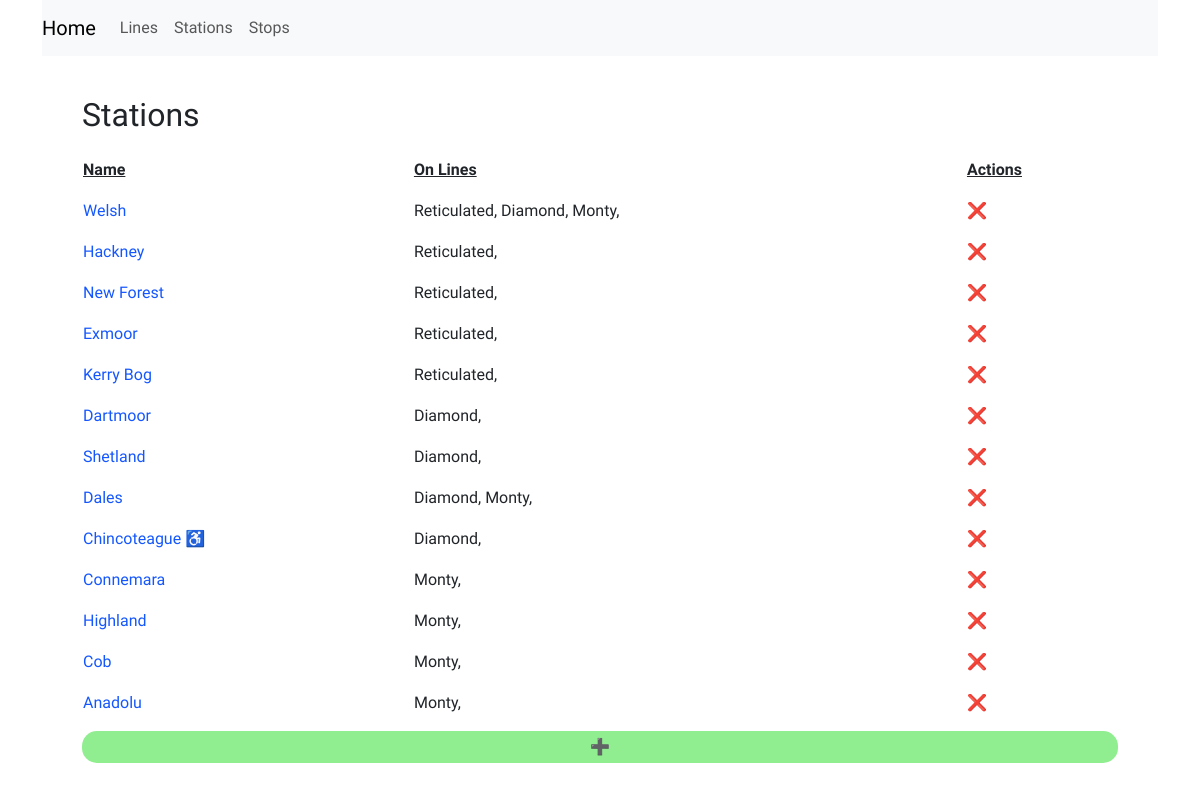
Page /stations/ on the earlier database version.
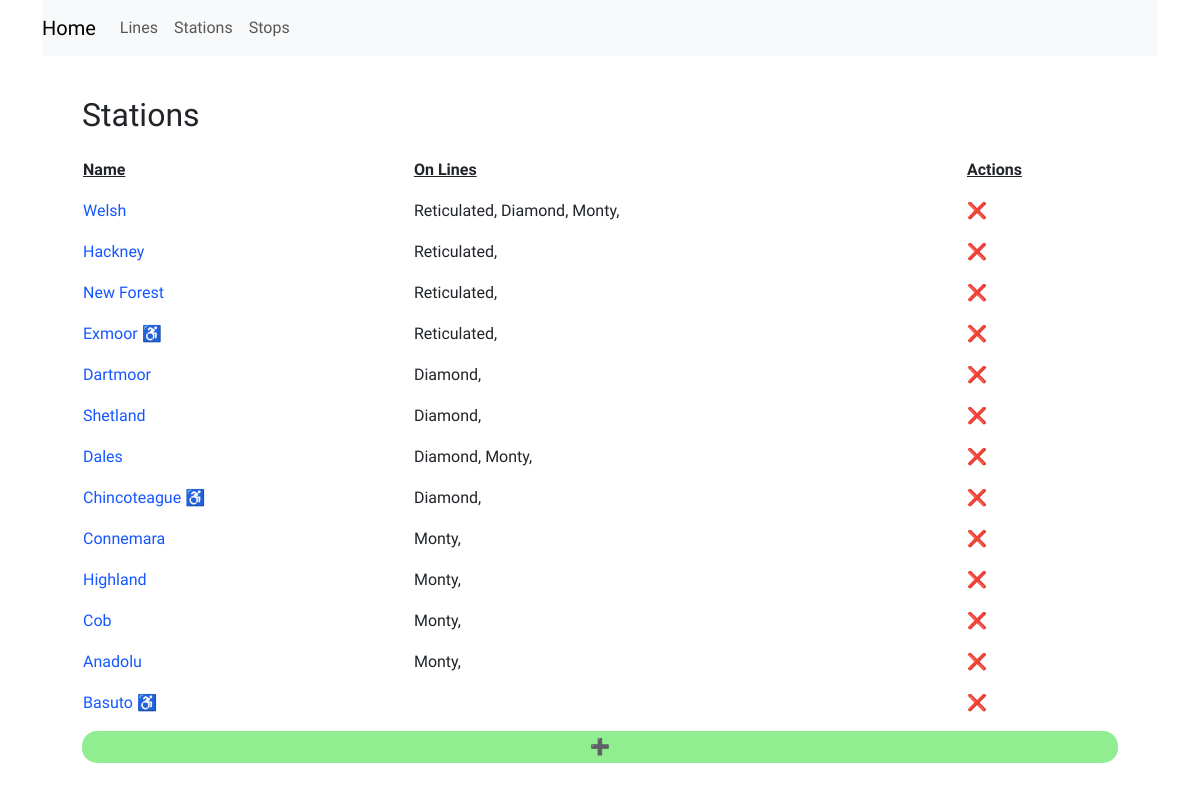
Same page on the later database version.
### routes/models.py (models this page shows, shortened)
class Station(models.Model):
    name = models.CharField(unique=True, max_length=200)
    accessible = models.BooleanField(default=False)

class Stop(models.Model):
    class Meta:
        unique_together = (('line', 'stop_number'))
    line = models.ForeignKey(Line, on_delete=models.CASCADE)
    station = models.ForeignKey(Station, on_delete=models.CASCADE)
    stop_number = models.PositiveIntegerField()

class Line(models.Model):
    name = models.CharField(unique=True, max_length=200)

### routes/views.py (the view)
# urls.py: path('stations/', views.StationsView.as_view(), name="stations"),
class StationsView(ListView):
    model = Station
    template_name = "routes/stations.html"

### routes/templates/routes/stations.html (shortened to what this page needs)
{% extends 'base.html' %}
{% load static %}
{% block content %}
<div>
  <h2>Stations</h2>
  <table class="line-table">
    <thead>
      <tr>
        <th>Name</th>
        <th>On Lines</th>
        <th>Actions</th>
      </tr>
    </thead>
    <tbody>
    {% for station in object_list %}
        <tr>
          <td>
            <a href="{% url "update_station" station.id %}">{{ station.name }}</a>
            {% if station.accessible %}<span>  ♿️ </span>{% endif %}
          </td>
          <td>
            {% for stop in station.stop_set.all %}{{stop.line.name}}, {% endfor %}
          </td>
          <td><a href="{% url "delete_station" station.id %}" style="text-decoration: none; color: inherit;">❌</a></td>
        </tr>
    {% endfor %}
    </tbody>
  </table>
  <a href="{% url "create_station" %}" style="display: inherit; text-align: center; border-radius: 15px; text-decoration: none; color: inherit; padding: 4px; background-color: lightgreen;">➕</a>
</div>
{% endblock %}

### routes/templates/base.html (shortened to what this page needs)
<!DOCTYPE html>
<head>
    {% load static %}
    {% load bootstrap5 %}
    {% bootstrap_css %}
    <link rel="stylesheet" type="text/css" href="{% static 'routes/style.css' %}">
</head>
<body>
    <div class="container">
        <header>
            <nav class="navbar navbar-expand-sm navbar-light bg-light">
                <a class="navbar-brand" href="{% url 'home' %}" id="home" name="home">
                    Home
                </a>
            <div class="collapse navbar-collapse" id="navbarNav">
                <ul class="navbar-nav">
                    <li class="nav-item">
                        <a class="nav-link" href="{% url "lines" %}">Lines</a>
                    </li>
                    <li class="nav-item ml-1">
                        <a class="nav-link" href="{% url "stations" %}">Stations</a>
                    </li>
                    <li class="nav-item ml-1">
                        <a class="nav-link" href="{% url "stops" %}">Stops</a>
                    </li>
                </ul>
            </div>
        </nav>
        </header>
        <main>
            {% block content %}{% endblock %}
        </main>
    </div>
</body>

### routes/static/routes/style.css (style rules this page uses)
body { font-family: "Oxygen", sans-serif; margin: 0; }
main { padding: 40px; }
main h2 { font-size: 2em; }
main table { text-align: left; border-collapse: separate; border-spacing: 0 15px; width: 100%; }
main table th { text-align: left; border-collapse: separate; border-spacing: 0 15px; text-decoration: underline; }
ul { list-style: none; }
a { text-decoration: none; color: #1557ff; }

Differences in the rows shown:
removed Station: name "Kerry Bog"
removed Stop: line.name "Reticulated", shown under "Kerry Bog"
changed Station "Exmoor": now shows "♿️"
added Station: name "Basuto"
